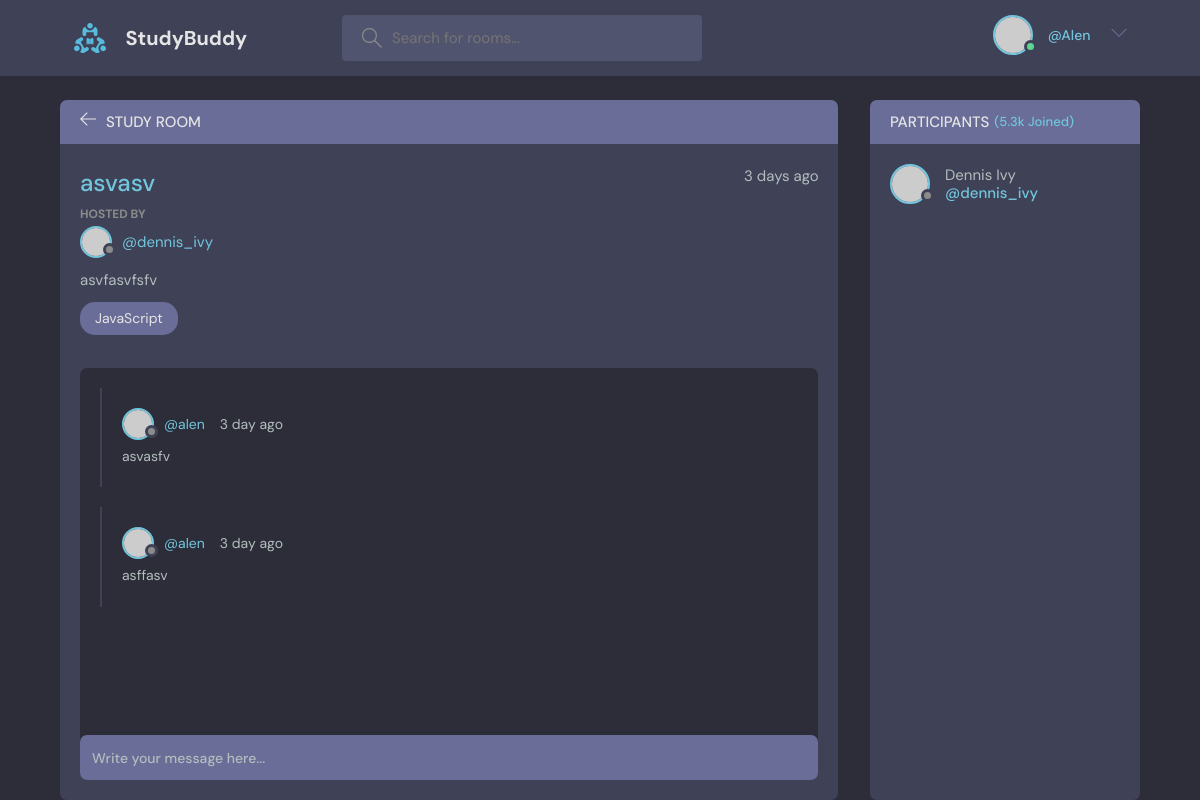
Page /post-room/10/ (signed in) on the earlier database version.
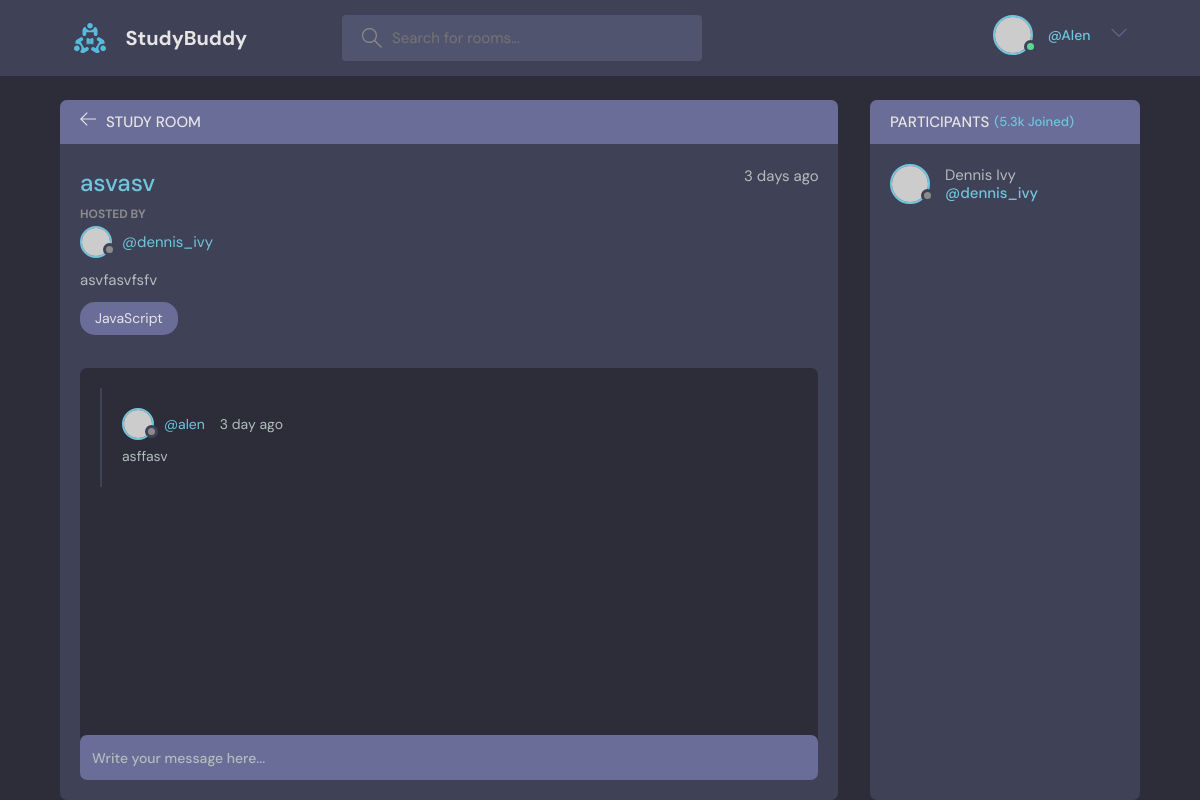
Same page on the later database version.
### SocialMedia/models.py (models this page shows, shortened)
class Comment(models.Model):
    user = models.ForeignKey(User, on_delete=models.CASCADE, related_name='user_comment')
    post = models.ForeignKey(Post, on_delete=models.CASCADE, related_name='post_comment')
    comment = models.TextField()

class User(AbstractUser):
    first_name = models.CharField(max_length=30)
    second_name = models.CharField(max_length=30)
    bio_info = models.TextField(null=True, blank=True)
    follower = models.ManyToManyField('self', symmetrical=False, related_name='user_follower', null=True)
    following = models.ManyToManyField('self', symmetrical=False, related_name='user_following', null=True)
    def __str__(self):
        return self.username

### SocialMedia/views.py (the view)
# urls.py: path("post-room/<str:pk>/", postRoom, name="post-room"),
@login_required(login_url='login')
def postRoom(request, pk):
    post = Post.objects.get(id=pk)
    comments = post.post_comment.all()
    if request.method == 'POST':
        comment = request.POST.get('comment')
        Comment.objects.create(user=request.user, post=post, comment=comment)
        return redirect('post-room', pk=post.id)
    context = {
        'post': post,
        'comments': comments
               }
    return render(request, "SocialMedia/user/post_room.html", context=context)

### SocialMedia/templates/SocialMedia/user/post_room.html (shortened to what this page needs)
{% extends 'SocialMedia/base.html' %}
{% block content %}
    <main class="profile-page layout layout--2">
      <div class="container">
        <div class="room">
          <div class="room__top">
            <div class="room__topLeft">
              <a href="index.html">
                <svg version="1.1" xmlns="http://www.w3.org/2000/svg" width="32" height="32" viewBox="0 0 32 32">
                  <title>arrow-left</title>
                  <path
                    d="M13.723 2.286l-13.723 13.714 13.719 13.714 1.616-1.611-10.96-10.96h27.625v-2.286h-27.625l10.965-10.965-1.616-1.607z"
                  ></path>
                </svg>
              </a>
              <h3>Study Room</h3>
            </div>
          </div>
          <div class="room__box scroll">
            <div class="room__header scroll">
              <div class="room__info">
                <h3>{{post.post_name}}</h3>
                <span>3 days ago</span>
              </div>
              <div class="room__hosted">
                <p>Hosted By</p>
                <a href="#" class="room__author">
                  <div class="avatar avatar--small">
                    <img src="https://randomuser.me/api/portraits/men/37.jpg" />
                  </div>
                  <span>@dennis_ivy</span>
                </a>
              </div>
              <div class="room__details">
                {{post.post_description}}
              </div>
              <span class="room__topics">JavaScript</span>
            </div>
            <div class="room__conversation">
              <div class="threads scroll">
                {% for comment in comments %}
                  <div class="thread">
                    <div class="thread__top">
                      <div class="thread__author">
                        <a href="#" class="thread__authorInfo">
                          <div class="avatar avatar--small">
                            <img src="https://randomuser.me/api/portraits/men/37.jpg" />
                          </div>
                          <span>@{{comment.user}}</span>
                        </a>
                        <span class="thread__date">3 day ago</span>
                      </div>
                    </div>
                    <div class="thread__details">
                      {{comment.comment}}
                    </div>
                  </div>
                {% endfor %}
              </div>
            </div>
          </div>
          <div class="room__message">
            <form action="" method="POST">{% csrf_token %}<input name="comment" placeholder="Write your message here..." /></form>
          </div>
        </div>
        <div class="participants">
          <h3 class="participants__top">Participants <span>(5.3k Joined)</span></h3>
          <div class="participants__list scroll">
            <a href="profile.html" class="participant">
              <div class="avatar avatar--medium">
                <img src="https://randomuser.me/api/portraits/men/37.jpg" />
              </div>
              <p>
                Dennis Ivy
                <span>@dennis_ivy</span>
              </p>
            </a>
          </div>
        </div>
      </div>
    </main>
{% endblock %}

Differences in the rows shown:
removed Comment: user "alen", comment "asvasfv"
